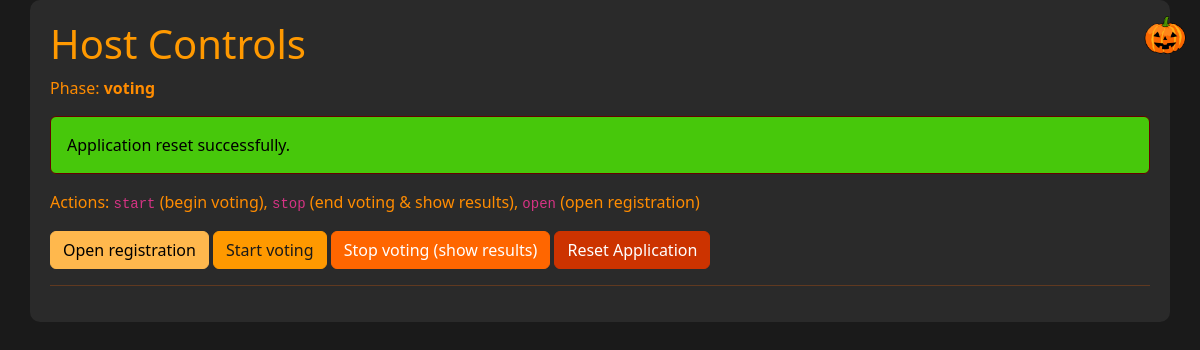
Before: /halloween_app_qr_preserve/start_vote.php?msg=reset_done (signed in) with the older database file.
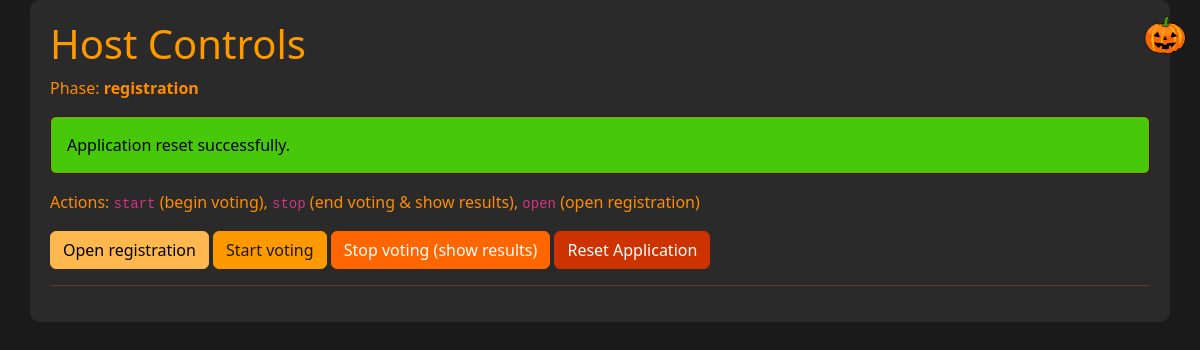
After: the same page with the newer database file.
### tables this page shows
CREATE TABLE meta (
    k TEXT PRIMARY KEY,
    v TEXT
);

### halloween_app_qr_preserve/inc/db.php (called while the page is built, shortened)
<?php
function get_phase($pdo) {
    $st = $pdo->query("SELECT v FROM meta WHERE k='phase'");
    $r = $st->fetchColumn();
    return $r ?: 'registration';
}
?>

### halloween_app_qr_preserve/inc/functions.php (called while the page is built, shortened)
<?php
require_once __DIR__ . '/db.php';
function h($s){ return htmlspecialchars($s, ENT_QUOTES); }
?>

### halloween_app_qr_preserve/start_vote.php (the view, shortened to what this page needs)
<?php
require 'inc/db.php';
require 'inc/functions.php';
$phase = get_phase($pdo);
?>
<!doctype html>
<html><head><meta charset="utf-8"><title>Host Controls</title>
<link rel="stylesheet" href="https://cdn.jsdelivr.net/npm/bootstrap@5.3.0/dist/css/bootstrap.min.css">
<link rel="stylesheet" href="assets/css/custom.css">
</head><body>
<div class="container" style="padding:20px">
  <h1>Host Controls</h1>
  <p>Phase: <strong><?php echo h($phase); ?></strong></p>
  <?php if (isset($_GET['msg']) && $_GET['msg'] === 'reset_done'): ?>
    <div class="alert alert-success">Application reset successfully.</div>
  <?php endif; ?>
  <p>Actions: <code>start</code> (begin voting), <code>stop</code> (end voting & show results), <code>open</code> (open registration)</p>
  <p>
    <a class="btn btn-warning" href="start_vote.php?action=open">Open registration</a>
    <a class="btn btn-success" href="start_vote.php?action=start">Start voting</a>
    <a class="btn btn-primary" href="start_vote.php?action=stop">Stop voting (show results)</a>
    <a class="btn btn-danger" href="reset.php" onclick="return confirm('Are you sure? This will delete the database and all uploads!')">Reset Application</a>
  </p>
  <hr>
<img src="assets/images/pumpkin.png" class="pumpkin" alt="pumpkin">
</div>
</body></html>

Changed rows visible on the page:
changed meta: v "voting" → "registration"
